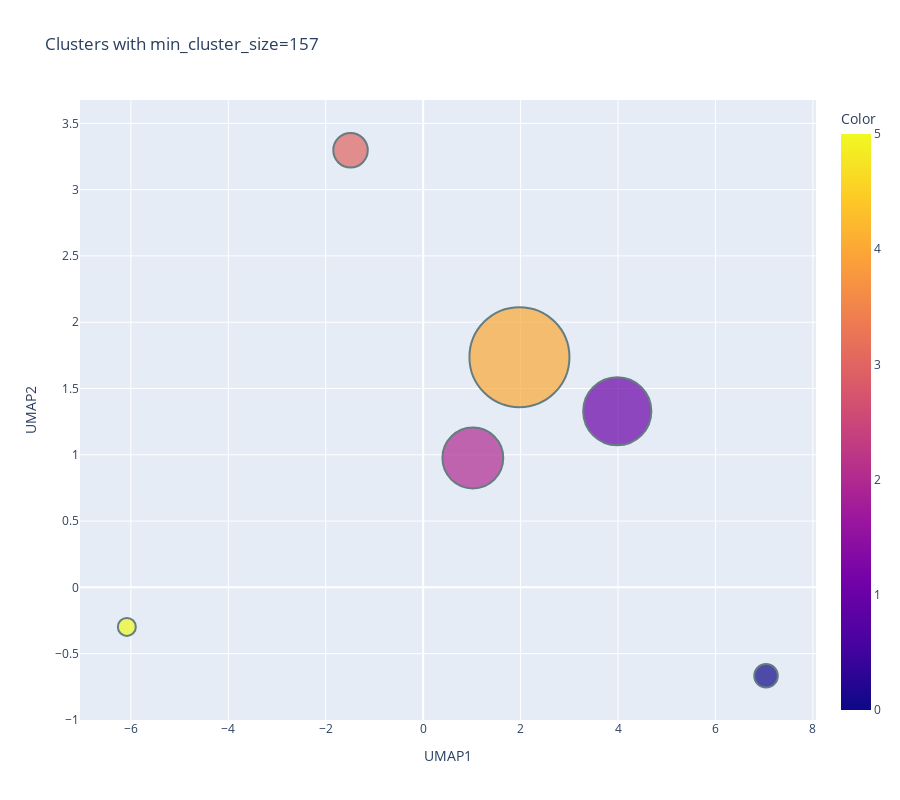

Notebook source saved alongside this figure:
### Code cell
plot_text_cluster_temp(reduced_embeddings, 157, df)

### Figure 1 — Plotly figure (JSON) as saved in the notebook; plotly's stock layout.template omitted (floating-point values rounded to 4 significant figures)
{"data": [{"customdata": [["minister shivsena ji"], ["shri sabha india"], ["modi begusarai maharashtra"], ["today shiv sena"], ["minister sena shiv"], ["minister today shiv"]], "hovertemplate": "UMAP1=%{x}<br>UMAP2=%{y}<br>Size=%{marker.size}<br>TopWords=%{customdata[0]}<br>Color=%{marker.color}<extra></extra>", "legendgroup": "", "marker": {"color": [3, 4, 5, 2, 0, 1], "coloraxis": "coloraxis", "line": {"color": "DarkSlateGrey", "width": 2}, "opacity": 0.7, "size": [894, 7522, 243, 2782, 418, 3494], "sizemin": 4, "sizemode": "area", "sizeref": 1.504, "symbol": "circle"}, "mode": "markers", "name": "", "orientation": "v", "showlegend": false, "type": "scatter", "x": [-1.491, 1.977, -6.083, 1.02, 7.038, 3.985], "xaxis": "x", "y": [3.297, 1.736, -0.2981, 0.9758, -0.6671, 1.328], "yaxis": "y"}], "layout": {"coloraxis": {"colorbar": {"title": {"text": "Color"}}, "colorscale": [[0, "#0d0887"], [0.1111, "#46039f"], [0.2222, "#7201a8"], [0.3333, "#9c179e"], [0.4444, "#bd3786"], [0.5556, "#d8576b"], [0.6667, "#ed7953"], [0.7778, "#fb9f3a"], [0.8889, "#fdca26"], [1, "#f0f921"]]}, "height": 800, "legend": {"itemsizing": "constant", "tracegroupgap": 0}, "title": {"text": "Clusters with min_cluster_size=157"}, "xaxis": {"anchor": "y", "domain": [0, 1], "title": {"text": "UMAP1"}}, "yaxis": {"anchor": "x", "domain": [0, 1], "title": {"text": "UMAP2"}}}}
